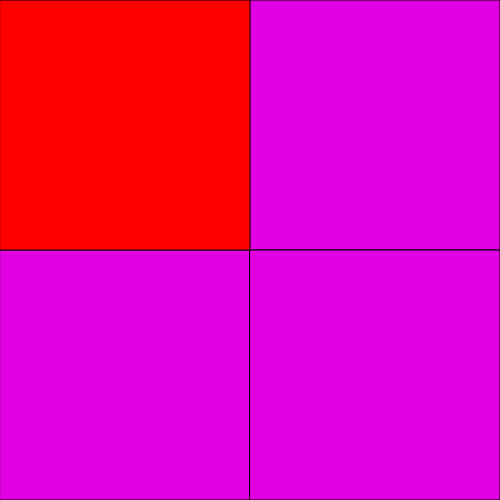
Frame 1 (no input)
Frame 60 (no input): identical to frame 1, image omitted
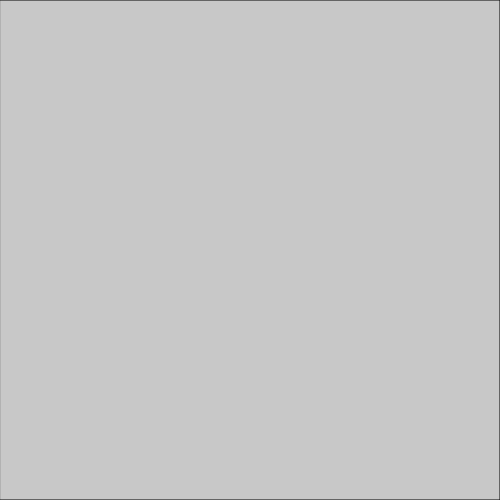
Frame 120 (the mouse pressed at the canvas centre since frame 60)

The p5.js sketch that drew these frames (run headless with seeded random() and noise() and a simulated clock; from frame 60 on, the mouse is pressed at the canvas centre):

// p5.js sketch
// ── sketch.js

//Initialization function
function setup() {
  createCanvas(500,500);
}

//Rendering function
function draw() {
  //Set a background color
  background(255, 0, 0);

//top left
fill (225,0,225)
  rect (0, 0, 250, 250)

  //top right
  rect (250, 0, 250, 250)

//bottom left
rect (0, 250, 250, 250)

//bottom right
rect (250, 250, 250, 250)

//top left changes colour (if mouseX is greater or equal to 0 (&&=and) smaller or equal to 250.....)
if (mouseX >= 0 && mouseX <= 250 && mouseY >= 0 && mouseY <= 250){
    fill(255,0,0)
    rect(0,0,250,250)}

//top right changes colour
if (mouseX >= 250 && mouseX <= 500 && mouseY >= 0 && mouseY <=250) {
  fill (0, 250, 0)
  rect (250, 0, 250, 250)}

  //bottom left changes colour
  if (mouseX >= 0 && mouseX <= 250 && mouseY >= 250 && mouseY <= 500)
  { fill (0, 0, 255)
    rect (0, 250, 250, 250)}

    //bottom right changes colour
    if (mouseX >= 250 && mouseX <= 500 && mouseY >= 250 && mouseY <= 500)
    {fill (100, 0, 100)
     rect (250, 250, 250, 250)}

//centre changes overall colour
if (mouseX == 250 && mouseY == 250){
  fill (200)
  opacity: .50;
  rect (0, 0, 500, 500)}
}
